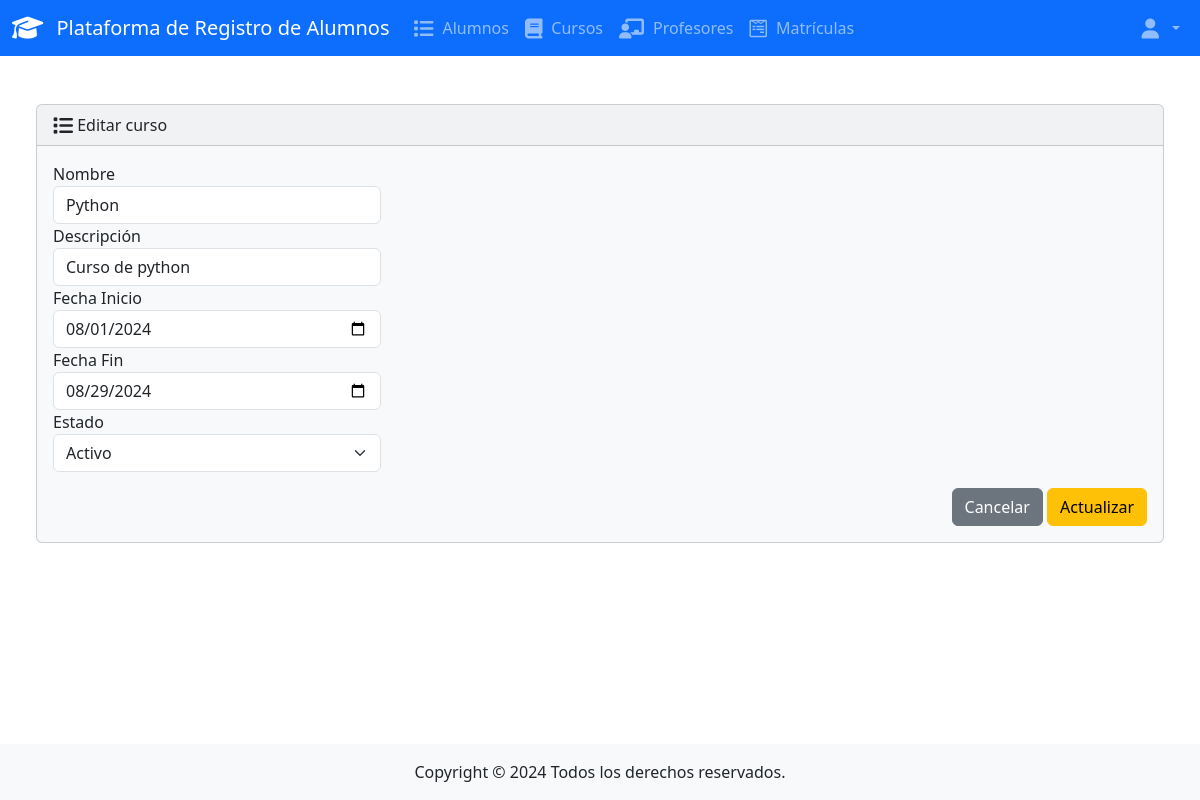
Screenshot of /cursos/editar/1/ with the database file from the repository.
### app/models.py (models this page shows, shortened)
class Cursos(models.Model):
    id = models.AutoField(primary_key=True)
    nombre = models.CharField(max_length=50)
    descripcion = models.CharField(max_length=100)
    fechaInicio = models.DateField()
    fechaFin = models.DateField()
    usuarioCreacion = models.ForeignKey(User, on_delete=models.SET_NULL, null=True)
    fechaRegistro = models.DateTimeField(auto_now_add=True)
    estado = models.BooleanField(default=True)
    class Meta:
        db_table = 'App_Cursos'
        verbose_name = 'Curso'
        verbose_name_plural = 'Cursos'
        ordering = ['nombre']

### app/views.py (the view)
# urls.py: path('cursos/editar/<int:id>/', views.curso_editar, name='curso_editar'),
def curso_editar(request, id):
    curso = get_object_or_404(Cursos, id=id)
    if request.method == 'POST':
        curso.nombre=request.POST["nombre"]
        curso.descripcion=request.POST["descripcion"]
        curso.fechaInicio=request.POST["fechaInicio"]
        curso.fechaFin=request.POST["fechaFin"]
        curso.usuarioCreacion=request.user
        curso.estado=request.POST["estado"]
        curso.save()
        return redirect('cursos')
    else:
        fi = curso.fechaInicio
        ff = curso.fechaFin
        curso.fechaInicio = '{:%Y-%m-%d}'.format(fi)
        curso.fechaFin = '{:%Y-%m-%d}'.format(ff)
        return render(request, 'app/curso_editar.html', {'curso': curso})

### app/templates/app/curso_editar.html (shortened to what this page needs)
{% extends "app/base.html" %}
{% block body %}
<div class="row mt-5">
    <div class="col-12">
        <div class="card bg-light ms-4 me-4 mb-4">
            <div class="card-header">
                <i class="fa-solid fa-list fa-lg"></i> Editar curso
            </div>
            <div class="card-body">
                <form action="{% url 'curso_editar' curso.id %}" method="POST">
                    <div class="form-group">
                        <label>Nombre</label>
                        <input type="text" style="width: 30%" class="form-control" name="nombre" value="{{ curso.nombre }}" required="required">
                    </div>
                    <div class="form-group">
                        <label>Descripción</label>
                        <input type="text" style="width: 30%" class="form-control" name="descripcion" value="{{ curso.descripcion }}" required="required">
                    </div>
                    <div class="form-group">
                            <label>Fecha Inicio</label>
                            <input type="date" style="width: 30%" class="form-control" name="fechaInicio" value="{{ curso.fechaInicio }}" required="required">
                    </div>
                    <div class="form-group">
                            <label>Fecha Fin</label>
                            <input type="date" style="width: 30%" class="form-control"  name="fechaFin" value="{{ curso.fechaFin }}" required="required">
                    </div>
                    <div class="form-group">
                            <label for="categoria">Estado</label><br>
                            <select style="width: 30%" class="form-select" name="estado">
                                    <option value="True" {% if curso.estado %} selected {% endif %} >Activo</option>
                            </select>
                    </div>
                    <div class="form-group mt-3 text-end">
                            <a type="button" class="btn btn-secondary" href="{% url 'cursos' %}">Cancelar</a>
                            <button type="submit" class="btn btn-warning">Actualizar</button>
                    </div>
                </form>
            </div>
        </div>
    </div>
</div>
{% endblock %}

### rows the page displays
Cursos: nombre "Python", descripcion "Curso de python", fechaInicio "08/01/2024", fechaFin "08/29/2024", estado "Activo"
